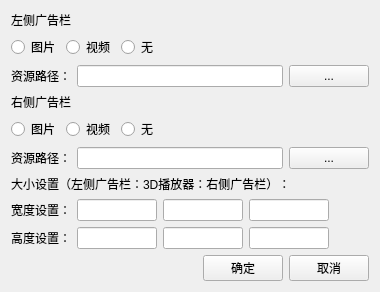
     <widget class="QWidget" name="tab_setting_advertisement">
      <attribute name="title">
       <string>广告设置</string>
      </attribute>
      <layout class="QVBoxLayout" name="verticalLayout_20">
       <item>
        <widget class="QLabel" name="label_dvertisement_left_title">
         <property name="text">
          <string>左侧广告栏</string>
         </property>
        </widget>
       </item>
       <item>
        <layout class="QHBoxLayout" name="horizontalLayout_5">
         <item>
          <widget class="QRadioButton" name="radioButton_dvertisement_image_left">
           <property name="text">
            <string>图片</string>
           </property>
          </widget>
         </item>
         <item>
          <widget class="QRadioButton" name="radioButton_dvertisement_video_left">
           <property name="text">
            <string>视频</string>
           </property>
          </widget>
         </item>
         <item>
          <widget class="QRadioButton" name="radioButton_dvertisement_null_left">
           <property name="text">
            <string>无</string>
           </property>
          </widget>
         </item>
         <item>
          <spacer name="horizontalSpacer_7">
           <property name="orientation">
            <enum>Qt::Orientation::Horizontal</enum>
           </property>
           <property name="sizeHint" stdset="0">
            <size>
             <width>40</width>
             <height>20</height>
            </size>
           </property>
          </spacer>
         </item>
        </layout>
       </item>
       <item>
        <layout class="QHBoxLayout" name="horizontalLayout_9">
         <item>
          <widget class="QLabel" name="label_source_left">
           <property name="text">
            <string>资源路径：</string>
           </property>
          </widget>
         </item>
         <item>
          <widget class="QLineEdit" name="lineEdit_source_path_left">
           <property name="readOnly">
            <bool>true</bool>
           </property>
          </widget>
         </item>
         <item>
          <widget class="QPushButton" name="pushButton_source_select_left">
           <property name="text">
            <string>...</string>
           </property>
          </widget>
         </item>
        </layout>
       </item>
       <item>
        <widget class="QLabel" name="label_dvertisement_right_title">
         <property name="text">
          <string>右侧广告栏</string>
         </property>
        </widget>
       </item>
       <item>
        <layout class="QHBoxLayout" name="horizontalLayout_6">
         <item>
          <widget class="QRadioButton" name="radioButton_dvertisement_image_right">
           <property name="text">
            <string>图片</string>
           </property>
          </widget>
         </item>
         <item>
          <widget class="QRadioButton" name="radioButton_dvertisement_video_right">
           <property name="text">
            <string>视频</string>
           </property>
          </widget>
         </item>
         <item>
          <widget class="QRadioButton" name="radioButton_dvertisement_null_right">
           <property name="text">
            <string>无</string>
           </property>
          </widget>
         </item>
         <item>
          <spacer name="horizontalSpacer_9">
           <property name="orientation">
            <enum>Qt::Orientation::Horizontal</enum>
           </property>
           <property name="sizeHint" stdset="0">
            <size>
             <width>40</width>
             <height>20</height>
            </size>
           </property>
          </spacer>
         </item>
        </layout>
       </item>
       <item>
        <layout class="QHBoxLayout" name="horizontalLayout_10">
         <item>
          <widget class="QLabel" name="label_source_right">
           <property name="text">
            <string>资源路径：</string>
           </property>
          </widget>
         </item>
         <item>
          <widget class="QLineEdit" name="lineEdit_source_path_right">
           <property name="readOnly">
            <bool>true</bool>
           </property>
          </widget>
         </item>
         <item>
          <widget class="QPushButton" name="pushButton_source_select_right">
           <property name="text">
            <string>...</string>
           </property>
          </widget>
         </item>
        </layout>
       </item>
       <item>
        <widget class="QLabel" name="label_size_title">
         <property name="text">
          <string>大小设置（左侧广告栏：3D播放器：右侧广告栏）：</string>
         </property>
        </widget>
       </item>
       <item>
        <layout class="QHBoxLayout" name="horizontalLayout_7">
         <item>
          <widget class="QLabel" name="label_width_title">
           <property name="sizePolicy">
            <sizepolicy hsizetype="Preferred" vsizetype="Preferred">
             <horstretch>0</horstretch>
             <verstretch>0</verstretch>
            </sizepolicy>
           </property>
           <property name="text">
            <string>宽度设置：</string>
           </property>
          </widget>
         </item>
         <item>
          <widget class="QLineEdit" name="lineEdit_width_left">
           <property name="maximumSize">
            <size>
             <width>80</width>
             <height>16777215</height>
            </size>
           </property>
          </widget>
         </item>
         <item>
          <widget class="QLineEdit" name="lineEdit_width_3d">
           <property name="maximumSize">
            <size>
             <width>80</width>
             <height>16777215</height>
            </size>
           </property>
          </widget>
         </item>
         <item>
          <widget class="QLineEdit" name="lineEdit_width_right">
           <property name="maximumSize">
            <size>
             <width>80</width>
             <height>16777215</height>
            </size>
           </property>
          </widget>
         </item>
         <item>
          <spacer name="horizontalSpacer_10">
           <property name="orientation">
            <enum>Qt::Orientation::Horizontal</enum>
           </property>
           <property name="sizeHint" stdset="0">
            <size>
             <width>40</width>
             <height>20</height>
            </size>
           </property>
          </spacer>
         </item>
        </layout>
       </item>
       <item>
        <layout class="QHBoxLayout" name="horizontalLayout_8">
         <item>
          <widget class="QLabel" name="label_height_title">
           <property name="text">
            <string>高度设置：</string>
           </property>
          </widget>
         </item>
         <item>
          <widget class="QLineEdit" name="lineEdit_height_left">
           <property name="maximumSize">
            <size>
             <width>80</width>
             <height>16777215</height>
            </size>
           </property>
          </widget>
         </item>
         <item>
          <widget class="QLineEdit" name="lineEdit_height_3d">
           <property name="maximumSize">
            <size>
             <width>80</width>
             <height>16777215</height>
            </size>
           </property>
          </widget>
         </item>
         <item>
          <widget class="QLineEdit" name="lineEdit_height_right">
           <property name="maximumSize">
            <size>
             <width>80</width>
             <height>16777215</height>
            </size>
           </property>
          </widget>
         </item>
         <item>
          <spacer name="horizontalSpacer_11">
           <property name="orientation">
            <enum>Qt::Orientation::Horizontal</enum>
           </property>
           <property name="sizeHint" stdset="0">
            <size>
             <width>40</width>
             <height>20</height>
            </size>
           </property>
          </spacer>
         </item>
        </layout>
       </item>
       <item>
        <layout class="QHBoxLayout" name="horizontalLayout_11">
         <item>
          <spacer name="horizontalSpacer_3">
           <property name="orientation">
            <enum>Qt::Orientation::Horizontal</enum>
           </property>
           <property name="sizeHint" stdset="0">
            <size>
             <width>40</width>
             <height>20</height>
            </size>
           </property>
          </spacer>
         </item>
         <item>
          <widget class="QPushButton" name="pushButton_dvertisement_confirm">
           <property name="text">
            <string>确定</string>
           </property>
          </widget>
         </item>
         <item>
          <widget class="QPushButton" name="pushButton_dvertisement_cancel">
           <property name="text">
            <string>取消</string>
           </property>
          </widget>
         </item>
        </layout>
       </item>
      </layout>
     </widget>
